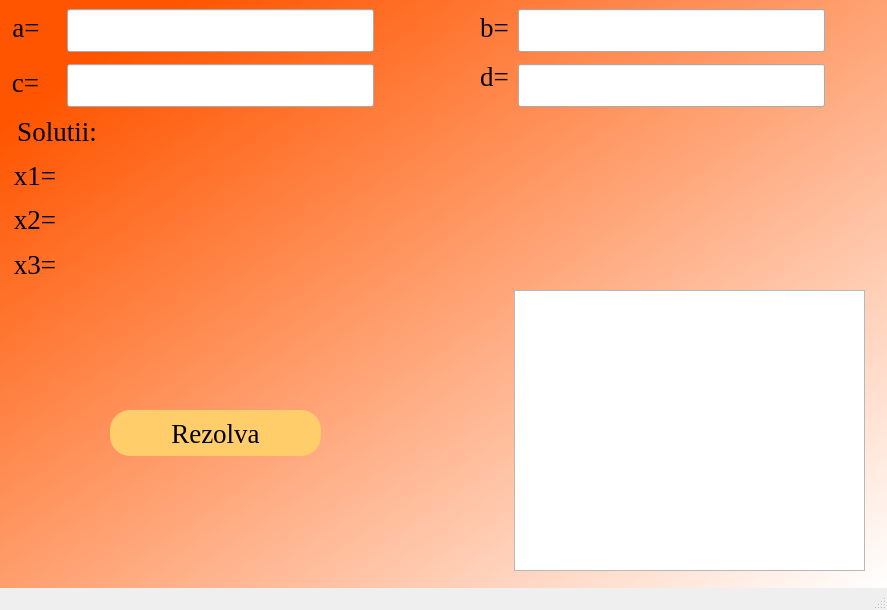
<?xml version="1.0" encoding="UTF-8"?>
<ui version="4.0">
 <class>MainWindow</class>
 <widget class="QMainWindow" name="MainWindow">
  <property name="geometry">
   <rect>
    <x>0</x>
    <y>0</y>
    <width>887</width>
    <height>610</height>
   </rect>
  </property>
  <property name="font">
   <font>
    <family>Times New Roman</family>
    <pointsize>20</pointsize>
    <weight>50</weight>
    <italic>true</italic>
    <bold>false</bold>
   </font>
  </property>
  <property name="mouseTracking">
   <bool>false</bool>
  </property>
  <property name="windowTitle">
   <string>Ecuatia de gradul 3</string>
  </property>
  <property name="styleSheet">
   <string notr="true">QWidget#centralwidget{
background-color: qlineargradient(spread:pad, x1:0.0868167, y1:0.125, x2:1, y2:1, stop:0 rgba(255, 85, 0, 255), stop:1 rgba(255, 255, 255, 255));}</string>
  </property>
  <property name="inputMethodHints">
   <set>Qt::ImhPreferNumbers</set>
  </property>
  <widget class="QWidget" name="centralwidget">
   <property name="styleSheet">
    <string notr="true"/>
   </property>
   <widget class="QLabel" name="label3">
    <property name="geometry">
     <rect>
      <x>9</x>
      <y>64</y>
      <width>33</width>
      <height>37</height>
     </rect>
    </property>
    <property name="font">
     <font>
      <family>Times New Roman</family>
      <pointsize>20</pointsize>
      <weight>50</weight>
      <bold>false</bold>
     </font>
    </property>
    <property name="text">
     <string>c=</string>
    </property>
    <property name="alignment">
     <set>Qt::AlignCenter</set>
    </property>
    <property name="wordWrap">
     <bool>false</bool>
    </property>
    <property name="textInteractionFlags">
     <set>Qt::NoTextInteraction</set>
    </property>
   </widget>
   <widget class="QLabel" name="label8">
    <property name="geometry">
     <rect>
      <x>9</x>
      <y>246</y>
      <width>52</width>
      <height>37</height>
     </rect>
    </property>
    <property name="font">
     <font>
      <family>Times New Roman</family>
      <pointsize>20</pointsize>
      <weight>50</weight>
      <bold>false</bold>
     </font>
    </property>
    <property name="text">
     <string>x3=</string>
    </property>
    <property name="alignment">
     <set>Qt::AlignCenter</set>
    </property>
    <property name="wordWrap">
     <bool>false</bool>
    </property>
    <property name="textInteractionFlags">
     <set>Qt::NoTextInteraction</set>
    </property>
   </widget>
   <widget class="QLabel" name="label2">
    <property name="geometry">
     <rect>
      <x>477</x>
      <y>9</y>
      <width>35</width>
      <height>37</height>
     </rect>
    </property>
    <property name="font">
     <font>
      <family>Times New Roman</family>
      <pointsize>20</pointsize>
     </font>
    </property>
    <property name="text">
     <string>b=</string>
    </property>
    <property name="scaledContents">
     <bool>true</bool>
    </property>
    <property name="alignment">
     <set>Qt::AlignCenter</set>
    </property>
    <property name="wordWrap">
     <bool>false</bool>
    </property>
    <property name="textInteractionFlags">
     <set>Qt::NoTextInteraction</set>
    </property>
   </widget>
   <widget class="QLabel" name="label4">
    <property name="geometry">
     <rect>
      <x>477</x>
      <y>58</y>
      <width>35</width>
      <height>37</height>
     </rect>
    </property>
    <property name="font">
     <font>
      <family>Times New Roman</family>
      <pointsize>20</pointsize>
     </font>
    </property>
    <property name="text">
     <string>d=</string>
    </property>
    <property name="alignment">
     <set>Qt::AlignCenter</set>
    </property>
    <property name="wordWrap">
     <bool>false</bool>
    </property>
    <property name="textInteractionFlags">
     <set>Qt::NoTextInteraction</set>
    </property>
   </widget>
   <widget class="QLabel" name="label2_2">
    <property name="geometry">
     <rect>
      <x>67</x>
      <y>157</y>
      <width>791</width>
      <height>38</height>
     </rect>
    </property>
    <property name="font">
     <font>
      <family>Times New Roman</family>
      <pointsize>20</pointsize>
     </font>
    </property>
    <property name="text">
     <string/>
    </property>
   </widget>
   <widget class="QLineEdit" name="lineEdita">
    <property name="geometry">
     <rect>
      <x>67</x>
      <y>9</y>
      <width>307</width>
      <height>43</height>
     </rect>
    </property>
    <property name="font">
     <font>
      <family>Times New Roman</family>
      <pointsize>20</pointsize>
     </font>
    </property>
    <property name="inputMethodHints">
     <set>Qt::ImhPreferNumbers</set>
    </property>
    <property name="text">
     <string/>
    </property>
   </widget>
   <widget class="PlotWidget" name="graphicsView">
    <property name="geometry">
     <rect>
      <x>514</x>
      <y>290</y>
      <width>351</width>
      <height>281</height>
     </rect>
    </property>
    <property name="font">
     <font>
      <family>Times New Roman</family>
      <pointsize>20</pointsize>
      <weight>75</weight>
      <italic>false</italic>
      <bold>true</bold>
     </font>
    </property>
    <property name="styleSheet">
     <string notr="true"/>
    </property>
    <property name="lineWidth">
     <number>5</number>
    </property>
    <property name="midLineWidth">
     <number>5</number>
    </property>
    <property name="backgroundBrush">
     <brush brushstyle="Dense7Pattern">
      <color alpha="255">
       <red>255</red>
       <green>255</green>
       <blue>255</blue>
      </color>
     </brush>
    </property>
    <property name="foregroundBrush">
     <brush brushstyle="NoBrush">
      <color alpha="255">
       <red>255</red>
       <green>0</green>
       <blue>0</blue>
      </color>
     </brush>
    </property>
   </widget>
   <widget class="QLabel" name="label6">
    <property name="geometry">
     <rect>
      <x>9</x>
      <y>157</y>
      <width>52</width>
      <height>37</height>
     </rect>
    </property>
    <property name="font">
     <font>
      <family>Times New Roman</family>
      <pointsize>20</pointsize>
      <weight>50</weight>
      <bold>false</bold>
     </font>
    </property>
    <property name="text">
     <string>x1=</string>
    </property>
    <property name="alignment">
     <set>Qt::AlignCenter</set>
    </property>
    <property name="wordWrap">
     <bool>false</bool>
    </property>
    <property name="textInteractionFlags">
     <set>Qt::NoTextInteraction</set>
    </property>
   </widget>
   <widget class="QLineEdit" name="lineEditb">
    <property name="geometry">
     <rect>
      <x>518</x>
      <y>9</y>
      <width>307</width>
      <height>43</height>
     </rect>
    </property>
    <property name="font">
     <font>
      <family>Times New Roman</family>
      <pointsize>20</pointsize>
     </font>
    </property>
    <property name="inputMethodHints">
     <set>Qt::ImhPreferNumbers</set>
    </property>
   </widget>
   <widget class="QLineEdit" name="lineEditd">
    <property name="geometry">
     <rect>
      <x>518</x>
      <y>64</y>
      <width>307</width>
      <height>43</height>
     </rect>
    </property>
    <property name="font">
     <font>
      <family>Times New Roman</family>
      <pointsize>20</pointsize>
     </font>
    </property>
    <property name="inputMethodHints">
     <set>Qt::ImhPreferNumbers</set>
    </property>
   </widget>
   <widget class="QLabel" name="label5">
    <property name="geometry">
     <rect>
      <x>9</x>
      <y>113</y>
      <width>96</width>
      <height>37</height>
     </rect>
    </property>
    <property name="font">
     <font>
      <family>Times New Roman</family>
      <pointsize>20</pointsize>
      <weight>50</weight>
      <bold>false</bold>
     </font>
    </property>
    <property name="text">
     <string>Solutii:</string>
    </property>
    <property name="alignment">
     <set>Qt::AlignCenter</set>
    </property>
    <property name="wordWrap">
     <bool>false</bool>
    </property>
    <property name="textInteractionFlags">
     <set>Qt::NoTextInteraction</set>
    </property>
   </widget>
   <widget class="QLabel" name="label3_2">
    <property name="geometry">
     <rect>
      <x>67</x>
      <y>246</y>
      <width>791</width>
      <height>38</height>
     </rect>
    </property>
    <property name="font">
     <font>
      <family>Times New Roman</family>
      <pointsize>20</pointsize>
     </font>
    </property>
    <property name="text">
     <string/>
    </property>
   </widget>
   <widget class="QLabel" name="label7">
    <property name="geometry">
     <rect>
      <x>9</x>
      <y>201</y>
      <width>52</width>
      <height>37</height>
     </rect>
    </property>
    <property name="font">
     <font>
      <family>Times New Roman</family>
      <pointsize>20</pointsize>
      <weight>50</weight>
      <bold>false</bold>
     </font>
    </property>
    <property name="text">
     <string>x2=</string>
    </property>
    <property name="alignment">
     <set>Qt::AlignCenter</set>
    </property>
    <property name="wordWrap">
     <bool>false</bool>
    </property>
    <property name="textInteractionFlags">
     <set>Qt::NoTextInteraction</set>
    </property>
   </widget>
   <widget class="QLabel" name="label1">
    <property name="geometry">
     <rect>
      <x>9</x>
      <y>9</y>
      <width>34</width>
      <height>37</height>
     </rect>
    </property>
    <property name="font">
     <font>
      <family>Times New Roman</family>
      <pointsize>20</pointsize>
      <weight>50</weight>
      <bold>false</bold>
     </font>
    </property>
    <property name="styleSheet">
     <string notr="true"/>
    </property>
    <property name="text">
     <string>a=</string>
    </property>
    <property name="alignment">
     <set>Qt::AlignCenter</set>
    </property>
    <property name="wordWrap">
     <bool>false</bool>
    </property>
    <property name="textInteractionFlags">
     <set>Qt::NoTextInteraction</set>
    </property>
   </widget>
   <widget class="QLineEdit" name="lineEditc">
    <property name="geometry">
     <rect>
      <x>67</x>
      <y>64</y>
      <width>307</width>
      <height>43</height>
     </rect>
    </property>
    <property name="font">
     <font>
      <family>Times New Roman</family>
      <pointsize>20</pointsize>
     </font>
    </property>
    <property name="styleSheet">
     <string notr="true">QWidget#widget{
background-color: qlineargradient(spread:pad, x1:0.0868167, y1:0.125, x2:1, y2:1, stop:0 rgba(255, 85, 0, 255), stop:1 rgba(255, 255, 255, 255));}</string>
    </property>
    <property name="inputMethodHints">
     <set>Qt::ImhPreferNumbers</set>
    </property>
   </widget>
   <widget class="QLabel" name="label">
    <property name="geometry">
     <rect>
      <x>67</x>
      <y>201</y>
      <width>791</width>
      <height>39</height>
     </rect>
    </property>
    <property name="font">
     <font>
      <family>Times New Roman</family>
      <pointsize>20</pointsize>
      <weight>50</weight>
      <italic>true</italic>
      <bold>false</bold>
     </font>
    </property>
    <property name="lineWidth">
     <number>1</number>
    </property>
    <property name="midLineWidth">
     <number>1</number>
    </property>
    <property name="text">
     <string/>
    </property>
   </widget>
   <widget class="QLabel" name="label_2">
    <property name="geometry">
     <rect>
      <x>114</x>
      <y>113</y>
      <width>741</width>
      <height>38</height>
     </rect>
    </property>
    <property name="font">
     <font>
      <family>Times New Roman</family>
      <pointsize>20</pointsize>
     </font>
    </property>
    <property name="text">
     <string/>
    </property>
   </widget>
   <widget class="QPushButton" name="Button">
    <property name="enabled">
     <bool>true</bool>
    </property>
    <property name="geometry">
     <rect>
      <x>110</x>
      <y>410</y>
      <width>211</width>
      <height>46</height>
     </rect>
    </property>
    <property name="font">
     <font>
      <family>Times New Roman</family>
      <pointsize>20</pointsize>
     </font>
    </property>
    <property name="tabletTracking">
     <bool>false</bool>
    </property>
    <property name="styleSheet">
     <string notr="true">border-radius:20px;
background-color: rgb(255, 205, 105);</string>
    </property>
    <property name="text">
     <string>Rezolva</string>
    </property>
    <property name="autoDefault">
     <bool>false</bool>
    </property>
    <property name="default">
     <bool>true</bool>
    </property>
    <property name="flat">
     <bool>false</bool>
    </property>
   </widget>
  </widget>
  <widget class="QStatusBar" name="statusbar"/>
 </widget>
 <customwidgets>
  <customwidget>
   <class>PlotWidget</class>
   <extends>QGraphicsView</extends>
   <header>pyqtgraph</header>
  </customwidget>
 </customwidgets>
 <resources/>
 <connections/>
</ui>
